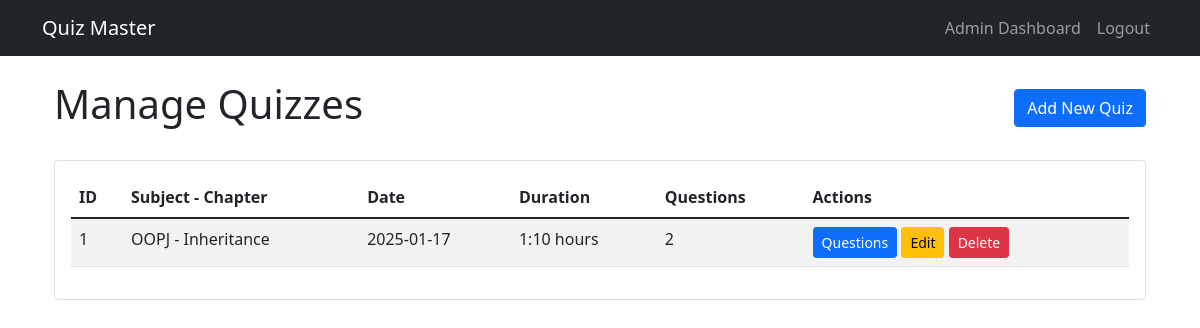
Page /admin/quizzes (signed in) on the committed database.
### models/models.py (models this page shows)
class Quiz(db.Model):
    id = db.Column(db.Integer, primary_key=True)
    chapter_id = db.Column(db.Integer, db.ForeignKey('chapter.id'), nullable=False)
    date_of_quiz = db.Column(db.Date, nullable=False)
    time_duration = db.Column(db.Interval, nullable=False)
    remarks = db.Column(db.Text)
    questions = db.relationship('Question', backref='quiz', cascade='all, delete-orphan', lazy=True)
    scores = db.relationship('Score', backref='quiz', cascade='all, delete-orphan', lazy=True)

class Subject(db.Model):
    id = db.Column(db.Integer, primary_key=True)
    name = db.Column(db.String(100), nullable=False)
    description = db.Column(db.Text)
    chapters = db.relationship('Chapter', backref='subject', cascade='all, delete-orphan', lazy=True)

class Chapter(db.Model):
    id = db.Column(db.Integer, primary_key=True)
    name = db.Column(db.String(100), nullable=False)
    description = db.Column(db.Text)
    subject_id = db.Column(db.Integer, db.ForeignKey('subject.id'), nullable=False)
    quizzes = db.relationship('Quiz', backref='chapter', cascade='all, delete-orphan', lazy=True)

### controllers/admin.py (the view, shortened to what this page needs)
@admin.route('/admin/quizzes')
@login_required
@admin_required
def manage_quizzes():
    form = QuizForm()
    form.chapter_id.choices = [(c.id, f"{c.subject.name} - {c.name}")
                              for c in Chapter.query.join(Subject).all()]
    quizzes = Quiz.query.options(joinedload(Quiz.chapter)).all()
    return render_template('admin/quizzes.html', form=form, quizzes=quizzes)

### app.py (called while the page is built)
@login_manager.user_loader
def load_user(user_id):
    return User.query.get(int(user_id))

### controllers/admin.py (called while the page is built)
def admin_required(f):
    @wraps(f)
    def decorated_function(*args, **kwargs):
        if not current_user.is_authenticated or not current_user.is_admin:
            flash('Access denied.', 'danger')
            return redirect(url_for('auth.login'))
        return f(*args, **kwargs)
    return decorated_function

### templates/admin/quizzes.html (shortened to what this page needs)
{% extends "base.html" %}
{% block content %}
<div class="container">
    <div class="d-flex justify-content-between align-items-center mb-4">
        <h1>Manage Quizzes</h1>
        <button class="btn btn-primary" data-bs-toggle="modal" data-bs-target="#addQuizModal">
            Add New Quiz
        </button>
    </div>
    <div class="card">
        <div class="card-body">
            <div class="table-responsive">
                <table class="table table-striped">
                    <thead>
                        <tr>
                            <th>ID</th>
                            <th>Subject - Chapter</th>
                            <th>Date</th>
                            <th>Duration</th>
                            <th>Questions</th>
                            <th>Actions</th>
                        </tr>
                    </thead>
                    <tbody>
                        {% if quizzes %}
                            {% for quiz in quizzes %}
                            <tr>
                                <td>{{ quiz.id }}</td>
                                <td>{{ quiz.chapter.subject.name }} - {{ quiz.chapter.name }}</td>
                                <td>{{ quiz.date_of_quiz.strftime('%Y-%m-%d') }}</td>
                                <td>
                                    {% set hours = quiz.time_duration.total_seconds() // 3600 %}
                                    {% set minutes = (quiz.time_duration.total_seconds() % 3600) // 60 %}
                                    {{ '%d:%02d' % (hours, minutes) }} hours
                                </td>
                                <td>{{ quiz.questions|length }}</td>
                                <td>
                                    <a href="{{ url_for('admin.manage_questions', quiz_id=quiz.id) }}"
                                       class="btn btn-sm btn-primary">Questions</a>
                                    <a href="{{ url_for('admin.edit_quiz', id=quiz.id) }}"
                                       class="btn btn-sm btn-warning">Edit</a>
                                    <a href="{{ url_for('admin.delete_quiz', id=quiz.id) }}"
                                       class="btn btn-sm btn-danger"
                                       onclick="return confirm('Are you sure you want to delete this quiz?')">Delete</a>
                                </td>
                            </tr>
                            {% endfor %}
                        {% else %}
                            <tr>
                                <td colspan="6" class="text-center">No quizzes available.</td>
                            </tr>
                        {% endif %}
                    </tbody>
                </table>
            </div>
        </div>
    </div>
</div>
{% endblock %}

### rows in the picture
Quiz: id "1", chapter.subject.name "OOPJ", chapter.name "Inheritance", date_of_quiz "2025-01-17", value "1:10", questions|length "2"
